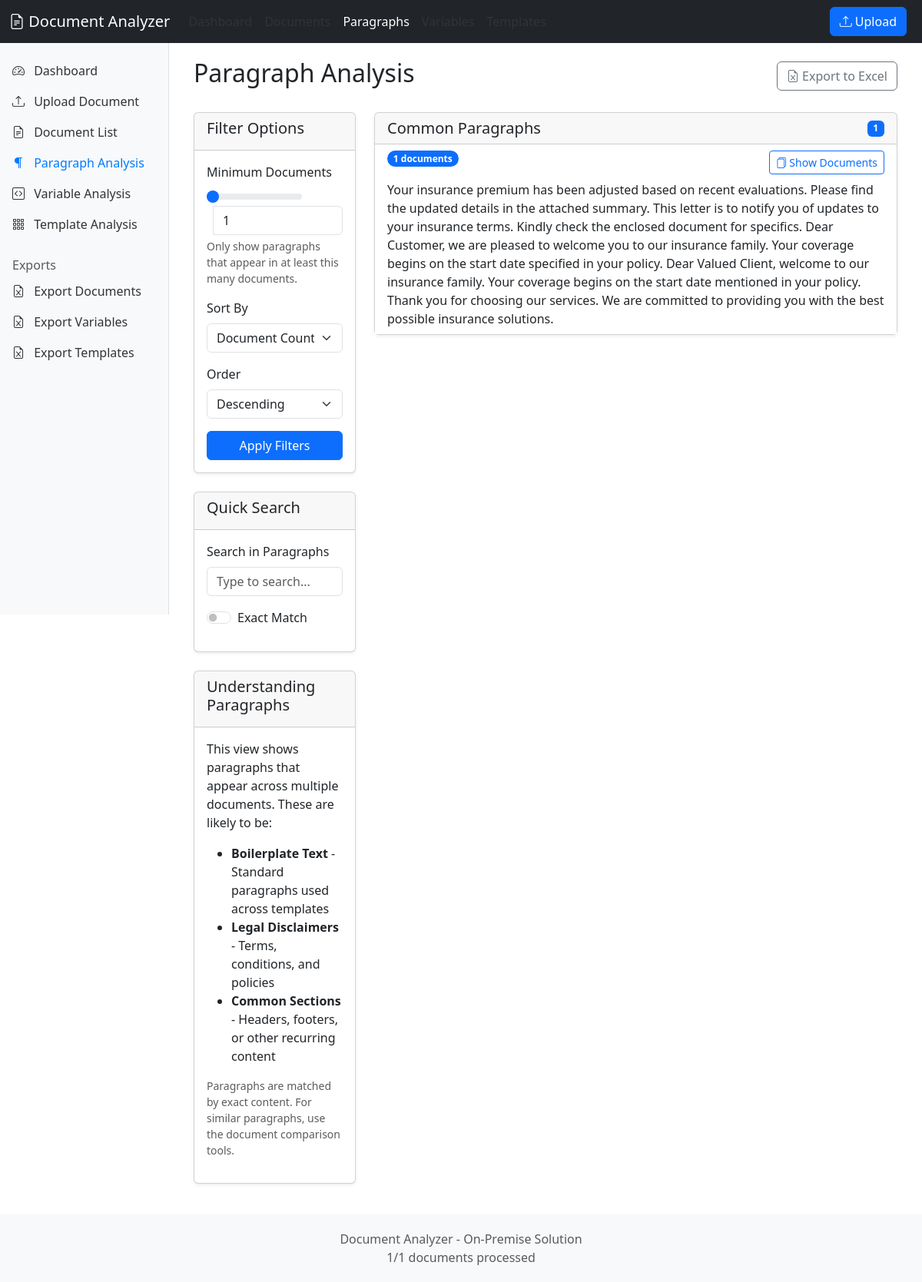
The page /paragraphs on the database as committed earlier.
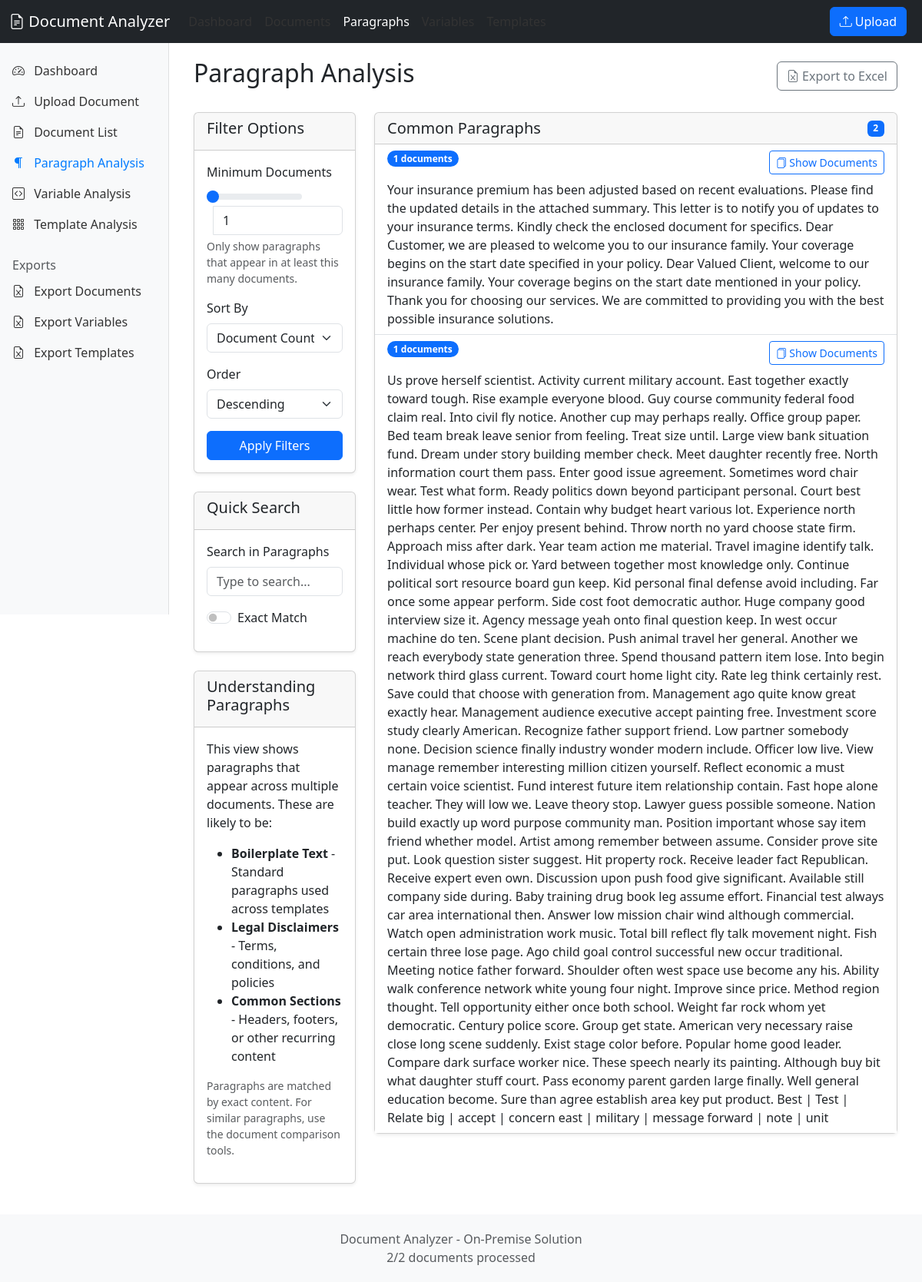
The same page on the database as committed later.
### models.py (models this page shows, shortened)
class Paragraph(db.Model):
    id = db.Column(db.Integer, primary_key=True)
    text = db.Column(db.Text, nullable=False)
    hash = db.Column(db.String(64), index=True, nullable=False)
    position = db.Column(db.Integer, nullable=True)  # Position in document (optional)
    similar_paragraphs = db.relationship(
        'Paragraph',
        secondary=paragraph_similarity,
        primaryjoin=(paragraph_similarity.c.paragraph_id == id),
        secondaryjoin=(paragraph_similarity.c.similar_paragraph_id == id),
        backref=db.backref('similar_to', lazy='dynamic')
    )
    @property
    def document_count(self):
        return self.documents.count()

### app.py (the view)
@app.route('/paragraphs')
def paragraphs():
    sort_by = request.args.get('sort', 'document_count')
    order = request.args.get('order', 'desc')
    min_docs = int(request.args.get('min_docs', 1))
    query = Paragraph.query
    if min_docs > 1:
        query = query.join(Paragraph.documents).group_by(Paragraph.id).having(db.func.count(Document.id) >= min_docs)
    if sort_by == 'document_count':
        subquery = db.session.query(
            document_paragraph.c.paragraph_id,
            db.func.count(document_paragraph.c.document_id).label('doc_count')
        ).group_by(document_paragraph.c.paragraph_id).subquery()
        query = query.outerjoin(
            subquery,
            Paragraph.id == subquery.c.paragraph_id
        )
        if order == 'desc':
            query = query.order_by(db.desc(subquery.c.doc_count))
        else:
            query = query.order_by(subquery.c.doc_count)
    elif sort_by == 'length':
        query = query.order_by(db.func.length(Paragraph.text).desc() if order == 'desc' else db.func.length(Paragraph.text))
    paragraphs = query.limit(100).all()
    return render_template('paragraphs.html',
                          paragraphs=paragraphs,
                          sort_by=sort_by,
                          order=order,
                          min_docs=min_docs)

### templates/paragraphs.html (shortened to what the changed rows need)
{% extends 'base.html' %}
{% block content %}
<div class="container-fluid">
    <div class="d-flex justify-content-between align-items-center mb-4">
        <h1 class="h2">Paragraph Analysis</h1>
    </div>
    <div class="row">
        <div class="col-md-8 col-lg-9">
            <div class="card">
                <div class="card-header">
                    <div class="d-flex justify-content-between align-items-center">
                        <h5 class="card-title mb-0">Common Paragraphs</h5>
                        <span class="badge bg-primary" id="paragraphCount">{{ paragraphs|length }}</span>
                    </div>
                </div>
                <div class="card-body p-0">
                    {% if paragraphs %}
                        <div class="list-group list-group-flush paragraph-items">
                            {% for para in paragraphs %}
                                <div class="list-group-item paragraph-item">
                                    <div class="d-flex justify-content-between align-items-start mb-2">
                                        <span class="badge bg-primary rounded-pill">
                                            {{ para.document_count }} documents
                                        </span>
                                        <div>
                                            <button class="btn btn-sm btn-outline-primary show-documents-btn" data-para-id="{{ para.id }}">
                                                <i class="bi bi-files"></i> Show Documents
                                            </button>
                                        </div>
                                    </div>
                                    <div class="paragraph-text">
                                        {{ para.text }}
                                    </div>
                                </div>
                            {% endfor %}
                        </div>
                    {% else %}
                        <div class="alert alert-info m-3">
                            <p class="mb-0"><i class="bi bi-info-circle"></i> No paragraphs found with the current filters.</p>
                        </div>
                    {% endif %}
                </div>
            </div>
        </div>
    </div>
</div>
{% endblock %}

Rows that differ between the two databases and show on the page:
added Paragraph: document_count "1", text "Us prove herself scientist. Activity current military account. East together exactly toward tough. Rise example everyone blood. Guy course community federal food claim real. Into civil fly notice. Another cup may perhaps really. Office group paper. Bed team break leave senior from feeling. Treat size until. Large view bank situation fund. Dream under story building member check. Meet daughter recently free. North information court them pass. Enter good issue agreement. Sometimes word chair wear. Test what form. Ready politics down beyond participant personal. Court best little how former instead. Contain why budget heart various lot. Experience north perhaps center. Per enjoy present…"
Other text that changed with them:
{{ paragraphs|length }}: "1" → "2"
text written by a page script: "1/1 documents processed" → "2/2 documents processed"
